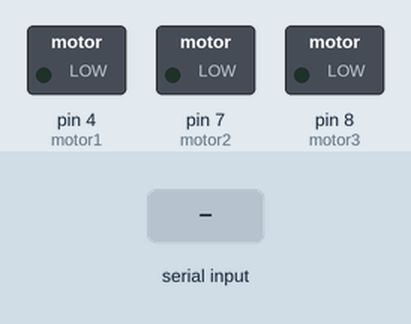
The sketch below on a simulated Arduino Uno, built with avr-gcc and run on an emulated ATmega328P. Shown: switched loads named in the sketch (green lamp = pin HIGH). The test bench sets the inputs (shaded band).

Above: at 1.2 s.
1.3 s: "B" received over Serial
At 2.1 s:
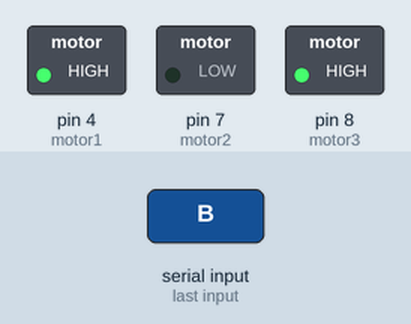
2.8 s: "F" received over Serial
At 3.3 s:
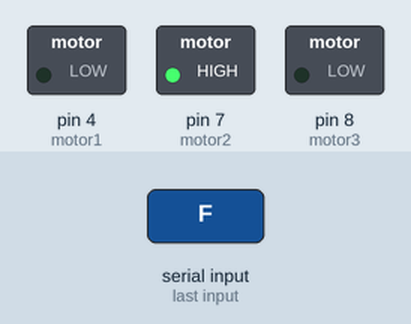
4.3 s: "R" received over Serial
At 5.5 s:
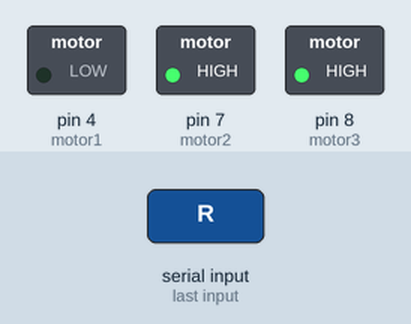
5.8 s: "L" received over Serial
At 6.7 s:
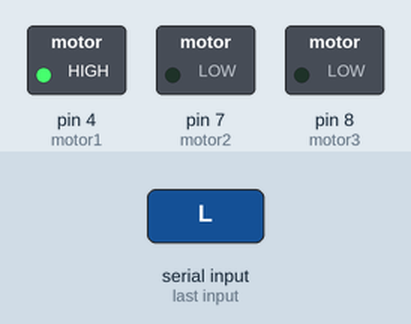
7.3 s: "S" received over Serial
At 7.9 s:
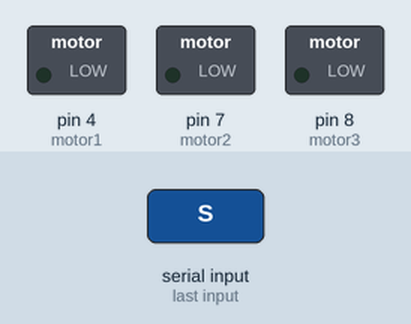
Timing chart, 0 to 9.8 s (numbered marks = the images above; inputs shaded):
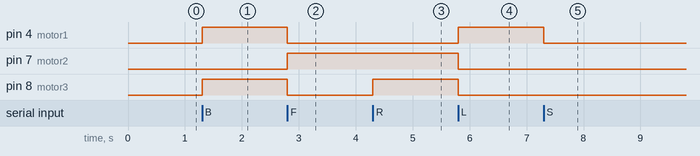

The sketch:

car.ino
```cpp
int motor1=4;
int motor2=7;
int motor3=8;
int motor4=12;
char c;

void setup() {
  // put your setup code here, to run once:
pinMode(motor1,OUTPUT);
pinMode(motor2,OUTPUT);
pinMode(motor3,OUTPUT);
pinMode(motor3,OUTPUT);
Serial.begin(9600);

}

void loop() {
  // put your main code here, to run repeatedly:

if(Serial.available()){

  c=Serial.read();
}
    if(c=='B'){
    digitalWrite(motor1,1);
    digitalWrite(motor3,1);
    digitalWrite(motor2,0);
    digitalWrite(motor4,0);
    }
    else if(c=='F'){
    digitalWrite(motor1,0);
    digitalWrite(motor3,0);
    digitalWrite(motor2,1);
    digitalWrite(motor4,1);
    }
    else if(c=='R'){
    digitalWrite(motor1,0);
    digitalWrite(motor3,1);
    digitalWrite(motor2,1);
    digitalWrite(motor4,0);
    }
    else if(c=='L'){
    digitalWrite(motor1,1);
    digitalWrite(motor3,0);
    digitalWrite(motor2,0);
    digitalWrite(motor4,1);
    }
    else if(c=='S'){
    digitalWrite(motor1,0);
    digitalWrite(motor3,0);
    digitalWrite(motor2,0);
    digitalWrite(motor4,0);
    }
}
```

Measured:
- after the input at 1.3 s, pin 4 (motor1), pin 8 (motor3): LOW → HIGH at once
- after the input at 2.8 s, pin 4 (motor1), pin 8 (motor3): HIGH → LOW at once; pin 7 (motor2): LOW → HIGH at once
- after the input at 4.3 s, pin 8 (motor3): LOW → HIGH at once
- after the input at 5.8 s, pin 4 (motor1): LOW → HIGH at once; pin 7 (motor2), pin 8 (motor3): HIGH → LOW at once
- after the input at 7.3 s, pin 4 (motor1): HIGH → LOW at once
